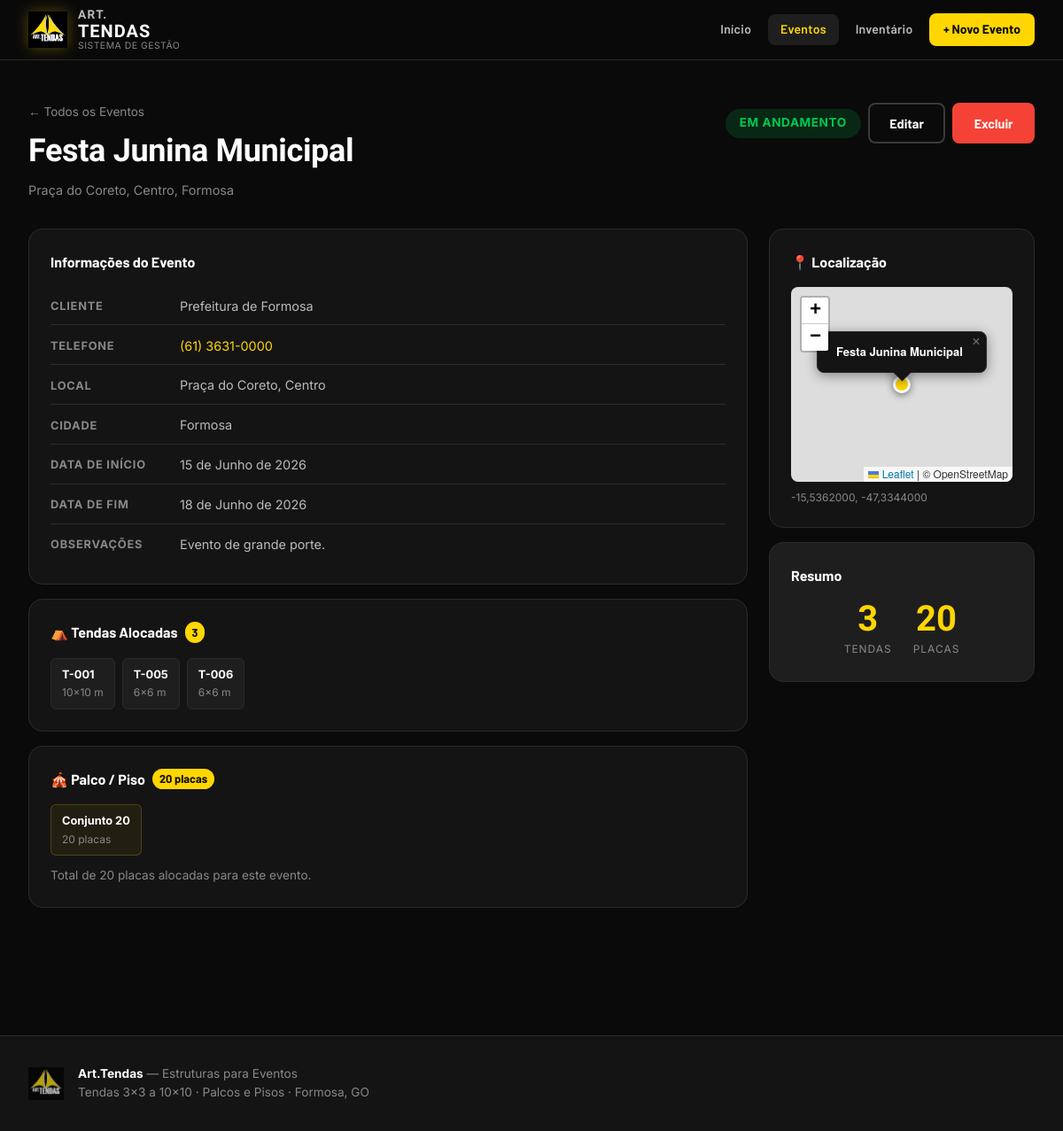
/eventos/1/, run on the app's committed database.
### eventos/models.py (models this page shows, shortened)
class Evento(models.Model):
    STATUS = [
        ('agendado',     'Agendado'),
        ('em_andamento', 'Em Andamento'),
        ('concluido',    'Concluído'),
        ('cancelado',    'Cancelado'),
    ]
    nome       = models.CharField('Nome do Evento', max_length=200)
    cliente    = models.CharField('Cliente / Responsável', max_length=200)
    telefone   = models.CharField('Telefone', max_length=20, blank=True)
    local      = models.CharField('Local / Endereço', max_length=300)
    cidade     = models.CharField('Cidade', max_length=100, default='Formosa')
    latitude   = models.DecimalField('Latitude',  max_digits=10, decimal_places=7, null=True, blank=True)
    longitude  = models.DecimalField('Longitude', max_digits=10, decimal_places=7, null=True, blank=True)
    data_inicio = models.DateField('Data de Início')
    data_fim    = models.DateField('Data de Fim')
    status      = models.CharField('Status', max_length=20, choices=STATUS, default='agendado')
    observacoes = models.TextField('Observações', blank=True)
    tendas      = models.ManyToManyField(Tenda, blank=True, verbose_name='Tendas', related_name='eventos')
    conjuntos   = models.ManyToManyField(ConjuntoPalco, blank=True,
                                         verbose_name='Conjuntos de Palco/Piso', related_name='eventos')
    criado_em   = models.DateTimeField(auto_now_add=True)
    class Meta:
        verbose_name = 'Evento'
        verbose_name_plural = 'Eventos'
        ordering = ['-data_inicio']
    def get_status_class(self):
        return {
            'agendado':     'badge-agendado',
            'em_andamento': 'badge-andamento',
            'concluido':    'badge-concluido',
            'cancelado':    'badge-cancelado',
        }.get(self.status, '')
    def total_tendas(self):
        return self.tendas.count()
    def total_placas(self):
        return sum(c.quantidade_placas for c in self.conjuntos.all())

### inventario/models.py (models this page shows, shortened)
class Tenda(models.Model):
    TAMANHOS = [
        ('3x3',   '3x3 m'),
        ('4x4',   '4x4 m'),
        ('5x5',   '5x5 m'),
        ('6x6',   '6x6 m'),
        ('7x7',   '7x7 m'),
        ('8x8',   '8x8 m'),
        ('10x10', '10x10 m'),
    ]
    TIPOS = [
        ('piramidal',    'Piramidal'),
        ('chapeu_bruxa', 'Chapéu de Bruxa'),
    ]
    STATUS = [
        ('disponivel', 'Disponível'),
        ('em_uso',     'Em Uso'),
        ('manutencao', 'Em Manutenção'),
    ]
    codigo    = models.CharField('Código', max_length=20, unique=True)
    tamanho   = models.CharField('Tamanho', max_length=10, choices=TAMANHOS)
    tipo      = models.CharField('Tipo', max_length=20, choices=TIPOS, default='piramidal')
    status    = models.CharField('Status', max_length=20, choices=STATUS, default='disponivel')
    observacoes = models.TextField('Observações', blank=True)
    class Meta:
        verbose_name = 'Tenda'
        verbose_name_plural = 'Tendas'
        ordering = ['tamanho', 'tipo', 'codigo']

class ConjuntoPalco(models.Model):
    STATUS = [
        ('disponivel', 'Disponível'),
        ('em_uso',     'Em Uso'),
        ('manutencao', 'Em Manutenção'),
    ]
    nome             = models.CharField('Nome do Conjunto', max_length=100)
    quantidade_placas = models.PositiveIntegerField(
        'Número de Placas',
        validators=[MinValueValidator(1), MaxValueValidator(30)],
        help_text='Quantas placas formam este conjunto (máx. 30)'
    )
    status      = models.CharField('Status', max_length=20, choices=STATUS, default='disponivel')
    observacoes = models.TextField('Observações', blank=True)
    class Meta:
        verbose_name = 'Conjunto de Palco/Piso'
        verbose_name_plural = 'Conjuntos de Palco/Piso'
        ordering = ['quantidade_placas']

### eventos/views.py (the view)
# urls.py: path('<int:pk>/', views.detalhe_evento, name='detalhe'),
def detalhe_evento(request, pk):
    evento = get_object_or_404(Evento, pk=pk)
    evento_mapa = None
    if evento.latitude and evento.longitude:
        evento_mapa = json.dumps([{
            'nome': evento.nome, 'cliente': evento.cliente,
            'local': evento.local, 'cidade': evento.cidade,
            'data_inicio': str(evento.data_inicio), 'data_fim': str(evento.data_fim),
            'status': evento.get_status_display(), 'status_key': evento.status,
            'tendas': evento.total_tendas(), 'placas': evento.total_placas(),
            'lat': float(evento.latitude), 'lng': float(evento.longitude),
            'url': f'/eventos/{evento.pk}/',
        }], ensure_ascii=False)
    return render(request, 'eventos/detalhe.html', {'evento': evento, 'evento_mapa_json': evento_mapa})

### templates/eventos/detalhe.html (shortened to what this page needs)
{% extends 'base.html' %}
{% load static %}
{% block nav_eventos %}active{% endblock %}
{% block extra_head %}
  {% if evento_mapa_json %}<link rel="stylesheet" href="https://unpkg.com/leaflet@1.9.4/dist/leaflet.css" />{% endif %}
{% endblock %}
{% block content %}
<div class="page-header">
  <div>
    <a href="{% url 'eventos:lista' %}" class="breadcrumb">← Todos os Eventos</a>
    <h1 class="page-title">{{ evento.nome }}</h1>
    <p class="page-sub">{{ evento.local }}, {{ evento.cidade }}</p>
  </div>
  <div class="action-buttons">
    <span class="badge {{ evento.get_status_class }} badge-lg">{{ evento.get_status_display }}</span>
    <a href="{% url 'eventos:editar' evento.pk %}" class="btn btn-outline">Editar</a>
    <a href="{% url 'eventos:excluir' evento.pk %}" class="btn btn-danger">Excluir</a>
  </div>
</div>
<div class="detail-grid">
  <div class="detail-main">
    <div class="card">
      <h2 class="card-title">Informações do Evento</h2>
      <dl class="info-list">
        <div class="info-row">
          <dt>Cliente</dt>
          <dd>{{ evento.cliente }}</dd>
        </div>
        {% if evento.telefone %}
        <div class="info-row">
          <dt>Telefone</dt>
          <dd><a href="tel:{{ evento.telefone }}">{{ evento.telefone }}</a></dd>
        </div>
        {% endif %}
        <div class="info-row">
          <dt>Local</dt>
          <dd>{{ evento.local }}</dd>
        </div>
        <div class="info-row">
          <dt>Cidade</dt>
          <dd>{{ evento.cidade }}</dd>
        </div>
        <div class="info-row">
          <dt>Data de Início</dt>
          <dd>{{ evento.data_inicio|date:"d \d\e F \d\e Y" }}</dd>
        </div>
        <div class="info-row">
          <dt>Data de Fim</dt>
          <dd>{{ evento.data_fim|date:"d \d\e F \d\e Y" }}</dd>
        </div>
        {% if evento.observacoes %}
        <div class="info-row">
          <dt>Observações</dt>
          <dd>{{ evento.observacoes }}</dd>
        </div>
        {% endif %}
      </dl>
    </div>
    <div class="card">
      <h2 class="card-title">⛺ Tendas Alocadas <span class="card-count">{{ evento.total_tendas }}</span></h2>
      {% if evento.tendas.all %}
      <div class="equipment-grid">
        {% for tenda in evento.tendas.all %}
        <div class="equipment-tag">
          <span class="equipment-name">{{ tenda.codigo }}</span>
          <span class="equipment-size">{{ tenda.get_tamanho_display }}</span>
        </div>
        {% endfor %}
      </div>
      {% else %}
      <p class="text-muted">Nenhuma tenda alocada.</p>
      {% endif %}
    </div>
    <div class="card">
      <h2 class="card-title">🎪 Palco / Piso <span class="card-count">{{ evento.total_placas }} placas</span></h2>
      {% if evento.conjuntos.all %}
      <div class="equipment-grid">
        {% for c in evento.conjuntos.all %}
        <div class="equipment-tag equipment-tag--placa">
          <span class="equipment-name">{{ c.nome }}</span>
          <span class="equipment-size">{{ c.quantidade_placas }} placa{{ c.quantidade_placas|pluralize }}</span>
        </div>
        {% endfor %}
      </div>
      <p class="text-muted" style="margin-top:0.75rem;font-size:0.85rem">
        Total de {{ evento.total_placas }} placas alocadas para este evento.
      </p>
      {% else %}
      <p class="text-muted">Sem palco ou piso neste evento.</p>
      {% endif %}
    </div>
  </div>
  <div class="detail-side">
    {% if evento_mapa_json %}
    <div class="card">
      <h2 class="card-title">📍 Localização</h2>
      <div id="map-detalhe" class="map-small"></div>
      <p class="map-coords">{{ evento.latitude }}, {{ evento.longitude }}</p>
    </div>
    {% endif %}
    <div class="card card--dark">
      <h2 class="card-title">Resumo</h2>
      <div class="summary-stats">
        <div class="summary-item">
          <span class="summary-value">{{ evento.total_tendas }}</span>
          <span class="summary-label">Tendas</span>
        </div>
        <div class="summary-item">
          <span class="summary-value">{{ evento.total_placas }}</span>
          <span class="summary-label">Placas</span>
        </div>
      </div>
    </div>
  </div>
</div>
{% endblock %}

### static/css/style.css (style rules this page uses)
*, *::before, *::after { box-sizing: border-box; margin: 0; padding: 0; }
:root { --black: #0A0A0A; --black-2: #141414; --black-3: #1E1E1E; --black-4: #2A2A2A; --gray: #3A3A3A; --gray-2: #555; --gray-3: #888; --gray-4: #bbb; --yellow: #FFD600; --yellow-dim: #FFEA70; --yellow-dark: #C8A800; --white: #FFFFFF; --green: #00C853; --red: #F44336; --radius: 8px; --radius-lg: 16px; --shadow: 0 4px 24px rgba(0,0,0,0.4); --transition: 0.2s ease; }
html { font-size: 16px; scroll-behavior: smooth; }
body { background: var(--black); color: var(--white); font-family: 'Inter', 'Barlow', sans-serif; line-height: 1.6; min-height: 100vh; }
a { color: var(--yellow); text-decoration: none; }
.btn { display: inline-flex; align-items: center; gap: 0.4rem; padding: 0.6rem 1.4rem; border-radius: var(--radius); font-family: 'Barlow', sans-serif; font-weight: 700; font-size: 0.9rem; cursor: pointer; border: 2px solid transparent; transition: var(--transition); text-decoration: none; white-space: nowrap; }
.btn-outline { background: transparent; color: var(--white); border-color: var(--gray); }
.btn-danger { background: var(--red); color: var(--white); border-color: var(--red); }
.map-small { height: 220px; border-radius: var(--radius); overflow: hidden; }
.map-coords { font-size: 0.75rem; color: var(--gray-3); margin-top: 0.5rem; }
.card { background: var(--black-2); border: 1px solid var(--black-4); border-radius: var(--radius-lg); padding: 1.5rem; margin-bottom: 1rem; }
.card--dark { background: var(--black-3); }
.card-title { font-family: 'Barlow', sans-serif; font-weight: 700; font-size: 1rem; margin-bottom: 1rem; display: flex; align-items: center; gap: 0.5rem; }
.card-count { font-size: 0.8rem; background: var(--yellow); color: var(--black); padding: 0.1rem 0.5rem; border-radius: 100px; font-weight: 700; }
.text-muted { color: var(--gray-3); font-size: 0.85rem; }
.badge { display: inline-block; padding: 0.2rem 0.65rem; border-radius: 100px; font-size: 0.75rem; font-weight: 700; letter-spacing: 0.04em; text-transform: uppercase; }
.badge-lg { font-size: 0.85rem; padding: 0.35rem 1rem; }
.badge-andamento { background: rgba(0,200,83,0.15); color: var(--green); }
.page-header { display: flex; align-items: flex-start; justify-content: space-between; gap: 1rem; margin-bottom: 2rem; padding-top: 1rem; }
.breadcrumb { font-size: 0.85rem; color: var(--gray-3); display: block; margin-bottom: 0.25rem; }
.page-title { font-family: 'Barlow Condensed', sans-serif; font-weight: 900; font-size: 2.25rem; letter-spacing: -0.01em; }
.page-sub { color: var(--gray-3); font-size: 0.9rem; margin-top: 0.2rem; }
.detail-grid { display: grid; grid-template-columns: 1fr 300px; gap: 1.5rem; align-items: start; }
.info-list { display: flex; flex-direction: column; gap: 0.1rem; }
.info-row { display: grid; grid-template-columns: 130px 1fr; gap: 1rem; padding: 0.6rem 0; border-bottom: 1px solid var(--black-4); }
.info-row:last-child { border-bottom: none; }
.info-row dt { font-size: 0.8rem; font-weight: 700; color: var(--gray-3); text-transform: uppercase; letter-spacing: 0.06em; padding-top: 0.15rem; }
.info-row dd { color: var(--gray-4); font-size: 0.9rem; }
.info-row dd a { color: var(--yellow); }
.equipment-grid { display: flex; flex-wrap: wrap; gap: 0.5rem; }
.equipment-tag { display: flex; flex-direction: column; background: var(--black-3); border: 1px solid var(--black-4); border-radius: 6px; padding: 0.5rem 0.75rem; font-size: 0.8rem; }
.equipment-tag--placa { background: rgba(255,214,0,0.06); border-color: rgba(255,214,0,0.2); color: var(--yellow-dim); }
.equipment-name { font-weight: 700; color: var(--white); }
.equipment-size { color: var(--gray-3); font-size: 0.75rem; }
.summary-stats { display: flex; gap: 1.5rem; justify-content: center; }
.summary-item { text-align: center; }
.summary-value { display: block; font-family: 'Barlow Condensed', sans-serif; font-weight: 900; font-size: 2.5rem; color: var(--yellow); line-height: 1; }
.summary-label { font-size: 0.75rem; color: var(--gray-3); text-transform: uppercase; letter-spacing: 0.08em; }
.action-buttons { display: flex; gap: 0.5rem; flex-wrap: wrap; align-items: center; }

### data on the page
Evento: nome "Festa Junina Municipal", local "Praça do Coreto, Centro", cidade "Formosa", status "EM ANDAMENTO", cliente "Prefeitura de Formosa", telefone "(61) 3631-0000", data_inicio "15 de Junho de 2026", data_fim "18 de Junho de 2026", observacoes "Evento de grande porte.", total_tendas "3", total_placas "20", latitude "-15,5362000", longitude "-47,3344000"
Tenda: codigo "T-001", tamanho "10x10 m"
Tenda: codigo "T-005", tamanho "6x6 m"
Tenda: codigo "T-006", tamanho "6x6 m"
ConjuntoPalco: nome "Conjunto 20", quantidade_placas "20"
